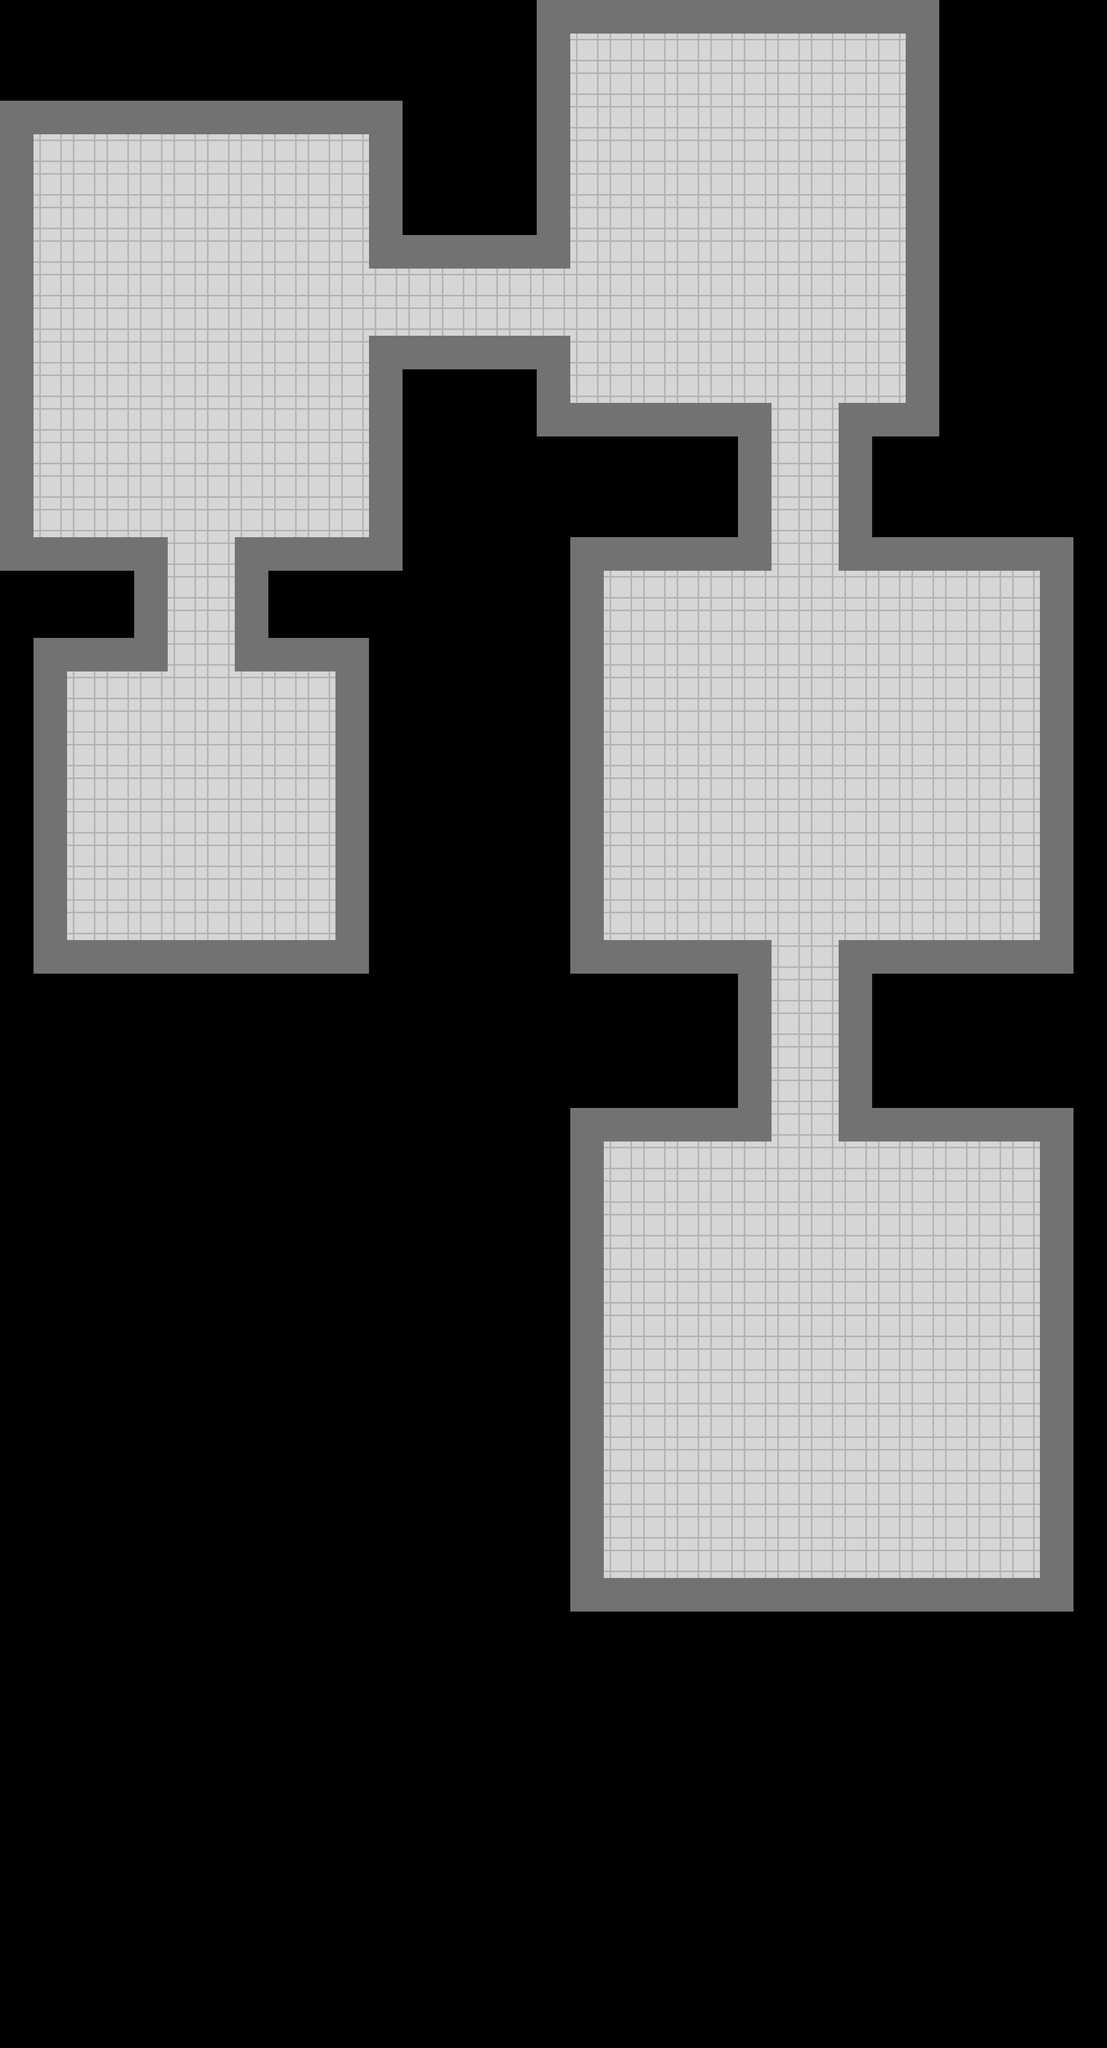

Below is a game level as drawn by its tile map, then a one-line description and the .tmx that defines it (tile-layer data replaced by summaries):
An orthogonal 33x61 tile map with 64x64 px tiles, 2 tile layers (floor, walls), 3 hidden layers not drawn and 22 objects.

<map version="1.10" tiledversion="1.11.2" orientation="orthogonal" renderorder="right-down" width="33" height="61" tilewidth="64" tileheight="64" infinite="0" nextlayerid="9" nextobjectid="43">
 <tileset firstgid="1" source="../room_tileset.tsx" />
 <layer id="1" name="floor" width="33" height="61">
  <data>[2013 cells, 648 non-empty, 1 distinct tile ids]</data>
 </layer>
 <objectgroup id="3" name="enemies" visible="0">
  <object id="5" gid="3" x="128" y="385.333" width="64" height="64">
   <properties>
    <property name="room" type="int" value="1" />
   </properties>
  </object>
  <object id="6" gid="3" x="122.667" y="640" width="64" height="64">
   <properties>
    <property name="room" type="int" value="1" />
   </properties>
  </object>
  <object id="7" gid="3" x="569.333" y="382.667" width="64" height="64">
   <properties>
    <property name="room" type="int" value="1" />
   </properties>
  </object>
  <object id="8" gid="4" x="580" y="673.333" width="64" height="64">
   <properties>
    <property name="room" type="int" value="1" />
   </properties>
  </object>
  <object id="9" gid="3" x="1144" y="184" width="64" height="64">
   <properties>
    <property name="room" type="int" value="2" />
   </properties>
  </object>
  <object id="10" gid="3" x="1146" y="434" width="64" height="64">
   <properties>
    <property name="room" type="int" value="2" />
   </properties>
  </object>
  <object id="11" gid="3" x="1622" y="168" width="64" height="64">
   <properties>
    <property name="room" type="int" value="2" />
   </properties>
  </object>
  <object id="12" gid="3" x="1626" y="432" width="64" height="64">
   <properties>
    <property name="room" type="int" value="2" />
   </properties>
  </object>
  <object id="13" gid="3" x="1388" y="308" width="64" height="64">
   <properties>
    <property name="room" type="int" value="2" />
   </properties>
  </object>
  <object id="14" gid="3" x="1616" y="700" width="64" height="64">
   <properties>
    <property name="room" type="int" value="2" />
   </properties>
  </object>
  <object id="15" gid="4" x="1180" y="1660" width="64" height="64">
   <properties>
    <property name="room" type="int" value="3" />
   </properties>
  </object>
  <object id="16" gid="4" x="1878" y="1660" width="64" height="64">
   <properties>
    <property name="room" type="int" value="3" />
   </properties>
  </object>
  <object id="17" gid="3" x="1420" y="1472" width="64" height="64">
   <properties>
    <property name="room" type="int" value="3" />
   </properties>
  </object>
  <object id="18" gid="3" x="1704" y="1480" width="64" height="64">
   <properties>
    <property name="room" type="int" value="3" />
   </properties>
  </object>
  <object id="19" gid="4" x="1208" y="2300" width="64" height="64">
   <properties>
    <property name="room" type="int" value="4" />
   </properties>
  </object>
  <object id="20" gid="4" x="1706" y="2304" width="64" height="64">
   <properties>
    <property name="room" type="int" value="4" />
   </properties>
  </object>
  <object id="21" gid="4" x="1902" y="2310" width="64" height="64">
   <properties>
    <property name="room" type="int" value="4" />
   </properties>
  </object>
  <object id="22" gid="4" x="1902" y="2488" width="64" height="64">
   <properties>
    <property name="room" type="int" value="4" />
   </properties>
  </object>
 </objectgroup>
 <layer id="4" name="chests" width="33" height="61" visible="0">
  <data>[2013 cells, 1 non-empty, 1 distinct tile ids]</data>
 </layer>
 <layer id="5" name="walls" width="33" height="61">
  <data>[2013 cells, 248 non-empty, 1 distinct tile ids]</data>
 </layer>
 <layer id="6" name="player" width="33" height="61" visible="0">
  <data>[2013 cells, 1 non-empty, 1 distinct tile ids]</data>
 </layer>
 <layer id="7" name="normal_enemy_texture" width="33" height="61" visible="0">
  <data>[2013 cells, 1 non-empty, 1 distinct tile ids]</data>
 </layer>
 <objectgroup id="8" name="join_triggers" class="join_triggers">
  <object id="39" x="310" y="1025" width="152" height="66">
   <properties>
    <property name="room" type="int" value="1" />
   </properties>
  </object>
  <object id="40" x="1025" y="503" width="54" height="151">
   <properties>
    <property name="room" type="int" value="2" />
   </properties>
  </object>
  <object id="41" x="1444" y="1025" width="184" height="62">
   <properties>
    <property name="room" type="int" value="3" />
   </properties>
  </object>
  <object id="42" x="1450" y="2115" width="170" height="59">
   <properties>
    <property name="room" type="int" value="4" />
   </properties>
  </object>
 </objectgroup>
</map>
